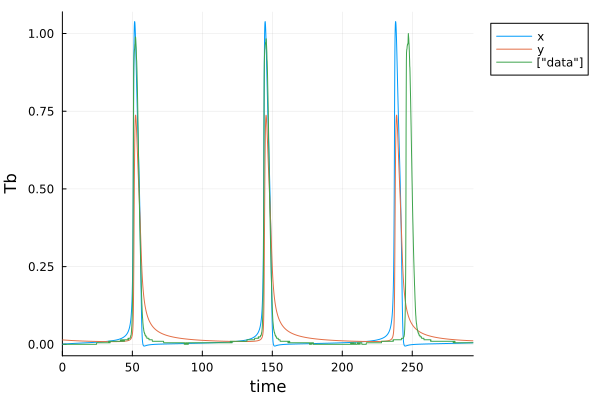

Generate this figure with Julia:
#arctic ground squirrel re-optimization 

#load in modules 
using Random, LinearAlgebra, DataFrames, CSV, LatinHypercubeSampling
using Base.Threads: @threads
using OrdinaryDiffEq, Optimization, SciMLSensitivity, ForwardDiff, Plots
using ModelingToolkit
using ModelingToolkit: t_nounits as t, D_nounits as D

Random.seed!(2024)


#define tt & SaveTimes 
tt = 0.0:0.1:293.6
SaveTimes = 0.0:0.1:293.6
tspan = (tt[1],tt[end])

z=10000 #number of seeds to test reoptimization 
tot_num_param = 9 #total number of parameters

#read in data
data = Matrix(CSV.read("ags_training.csv",DataFrame,header=false))

#model from symposium 
#u0=[5.759e−3,−4.551e−2]
u0=[data[1],-0.03500839]

@variables x(t) y(t)

@parameters B104 B106 B108 B109 B204 B205 l B107 B110

eqs = [D(x) ~ B104*x*x+B106*x*x*x+B108*x*y+B109*x*x*y+l+B107*y*y*y+B110*x*y*y #note Andrew: k2 is the real parameter on the x,y term. I further simplified. 

D(y) ~ B204*x*x+B205*y*y]

@mtkbuild ags_sys = ODESystem(eqs,t)

p_opt = [9.785506000000000, -9.999987000000001, -9.407997000000000, 1.987823000000000, -2.915110000000000, 0.0019, -0.03500839,-3.242539000000000,2.745209000000000] 

ags_sys  = ODEProblem(ags_sys, [x => u0[1], y => u0[2]], tspan, [B104 => p_opt[1] B106 => p_opt[2] B108=> p_opt[3] B109=> 9.999995000000000 B204 => p_opt[4] B205 => p_opt[5] l=>p_opt[6] B107=>p_opt[8] B110=> p_opt[9]])

function model_loss(theta)
	_ags_sys = remake(ags_sys,u0=[x => u0[1], y => theta[7]], p=[B104 => theta[1] B106 => theta[2] B108=> theta[3] B204 => theta[4] B205 => theta[5] l=>theta[6] B107=>theta[8] B110=>theta[9]])
	ags_sol = solve(_ags_sys, saveat=SaveTimes)
	ags_sol_rs = reduce(hcat, ags_sol.u) #reshape
	sol = ags_sol_rs[1,:] 
	loss = norm(sol[1:2000]-data[1:2000],2)
	return loss
end 



sv=0.5 #how much to vary each parameter around it's optimization values from DAHSI. 

lb = p_opt -sv*abs.(p_opt)
ub = p_opt +sv*abs.(p_opt)

lb[7] = -0.1
ub[7] = 0.1
lb[6] = 1e-5
ub[6] = 1e-3

#optimization set up 
adtype = Optimization.AutoForwardDiff()
optf = Optimization.OptimizationFunction((x, theta) -> model_loss(x),adtype)

#generate sampling plan: 
plan, _ = LHCoptim(z,tot_num_param,1000,threading=true)
##remember the scaling arg. 
scaled_plan = scaleLHC(plan,[(lb[1],ub[1]),(lb[2],ub[2]),(lb[3],ub[3]),(lb[4],ub[4]),(lb[5],ub[5]),(lb[6],ub[6]),(lb[7],ub[7]),(lb[8],ub[8]),(lb[9],ub[9])]) #could also define function for spreading seeds out differently
store_p = zeros(z,1*tot_num_param+4) #preallocate 

# #perform parameter estimation over z seeds 
@time begin 
	@threads for i in 1:z
		println(i)
		p0 = scaled_plan[i,:]
		store_p[i,:] = try 
			optprob = Optimization.OptimizationProblem(optf, p0, lb=lb, ub=ub)
			etime = @elapsed begin 
			sol = solve(optprob, Optimization.LBFGS(), maxiters = 1000)
			end 
			vcat(i,etime,sol.objective,Int(SciMLBase.successful_retcode(sol)),sol.u)
		catch
			777*ones(1,1*tot_num_param+4)
		end 
	end 
end

println(argmin(store_p[:,3]))

println(store_p[argmin(store_p[:,3]),:])

r = store_p[argmin(store_p[:,3]),4+1:4+tot_num_param]

_ags_sys = remake(ags_sys,u0=[x => u0[1], y => r[7]], p=[B104 => r[1] B106 => r[2] B108=> r[3] B204 => r[4] B205 => r[5] l=>r[6] B107 => r[8] B110 => r[9]])
ags_sol = solve(_ags_sys, saveat=SaveTimes)
ags_sol_rs = reduce(hcat, ags_sol.u) #reshape
CSV.write("8AB_fit.csv",DataFrame(ags_sol_rs,:auto),header=false) 

p1=plot(ags_sol,label=["x" "y"],legend=:outertopright)
plot!(SaveTimes,data[1:2937,1],label=["data"],legend=:outertopright)
xlabel!("time")
ylabel!("Tb")
display(p1) 
CSV.write("8AB_info.csv",DataFrame(store_p,:auto),header=false) 

hessian = ForwardDiff.hessian(z -> model_loss(z), r)
CSV.write("8AB_hessian.csv",DataFrame(hessian,:auto),header=false)
savefig(p1,"8AB")

#long time series for dtw stuff:
tt = 0.0:0.1:293.6*2+0.1
SaveTimes = 0.0:0.1:293.6*2+0.1
#tspan = (tt[1],tt[end])
__ags_sys = remake(_ags_sys,tspan=(tt[1],tt[end]))
ags_sol = solve(__ags_sys, saveat=SaveTimes)
ags_sol_rs = reduce(hcat, ags_sol.u) #reshape
CSV.write("8AB_val_fts.csv",DataFrame(ags_sol_rs,:auto),header=false) 
